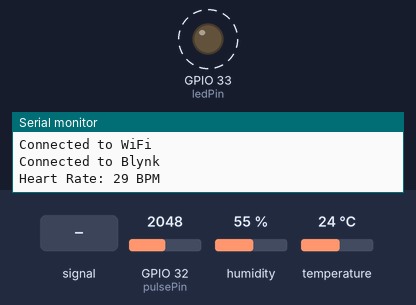
This sketch was run on a simulated ESP32. On the bench: output pins drawn as LEDs (lit = HIGH), the last lines printed to the serial monitor. Dashed ring = blinking. The inputs (shaded band) are chosen by the test bench; at power-on: GPIO 32 (pulsePin) = 2048, humidity 55 %, temperature 24 °C. WiFi joins after 1.5 s; servers stay silent unless stated.

Above: at 3.11 s.
3.6 s: GPIO 32 (pulsePin) set to 664
7.1 s: GPIO 32 (pulsePin) set to 550
At 8.1 s:
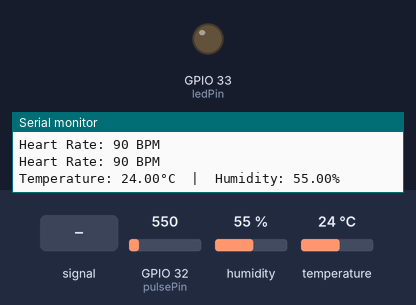
8.6 s: GPIO 32 (pulsePin) fed a 200 Hz sine of ±327 counts around its level
At 12.0 s:
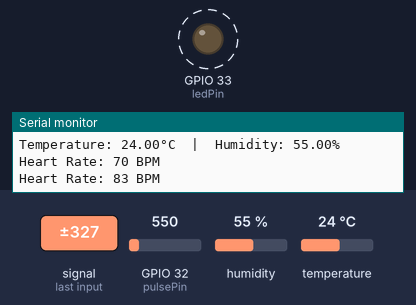
12.1 s: GPIO 32 (pulsePin) set to 491
At 12.7 s:
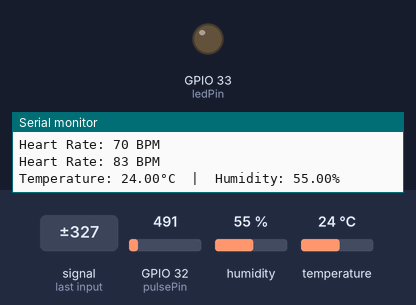
13.6 s: GPIO 32 (pulsePin) set to 640
At 14.1 s:
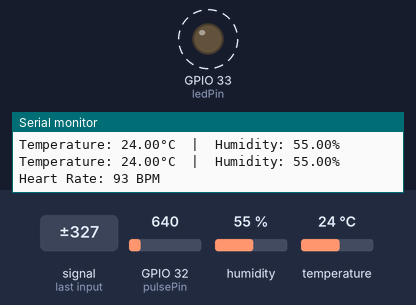
Timing chart, 0 to 18.1 s (numbered marks = the images above; inputs shaded):
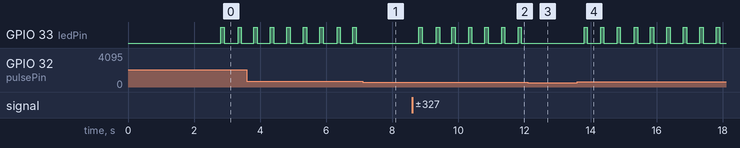

The sketch:

Livestock_Healthcare_Monitoring__DHT11_and_Pulse_Sensor_.ino
```cpp
#define BLYNK_TEMPLATE_ID "TMPL3n0TwXHgw"
#define BLYNK_TEMPLATE_NAME "Livestock Healthcare Monitoring"
#define BLYNK_AUTH_TOKEN "KdH_KqsPwkIIedbM-iQxaucVzNyAgIYm"

#define BLYNK_PRINT Serial
#include <WiFi.h>
#include <WiFiClient.h>
#include <BlynkSimpleEsp32.h>
#include <DHT.h>

// WiFi credentials
char auth[] = BLYNK_AUTH_TOKEN;
char ssid[] = "Siddhartha";  // WiFi Name
char pass[] = "98765432";    // WiFi Password

BlynkTimer timer;

// ********** DHT11 Sensor Setup **********
#define DHTPIN 27         // DHT11 Data Pin
#define DHTTYPE DHT11     // Define Sensor Type
DHT dht(DHTPIN, DHTTYPE);

// ********** Pulse Sensor Setup **********
const int pulsePin = 32; // Pulse Sensor Pin
const int ledPin = 33;   // LED Indicator
int pulseValue;          // Raw Pulse Sensor Value
int bpm;                 // Beats Per Minute

// ********** Function to Read DHT11 Sensor **********
void sendDHTData() {
  float h = dht.readHumidity();
  float t = dht.readTemperature();

  if (isnan(h) || isnan(t)) {
    Serial.println("Failed to read from DHT sensor!");
    return;
  }

  Serial.print("Temperature: ");
  Serial.print(t);
  Serial.print("°C  |  Humidity: ");
  Serial.print(h);
  Serial.println("%");

  // Send Data to Blynk
  Blynk.virtualWrite(V0, t);
  Blynk.virtualWrite(V1, h);
}

// ********** Function to Read Pulse Sensor **********
void sendPulseData() {
  pulseValue = analogRead(pulsePin);

  // If pulse is detected (threshold > 600), calculate BPM
  if (pulseValue > 600) {
    digitalWrite(ledPin, HIGH);
    delay(100);
    digitalWrite(ledPin, LOW);

    bpm = 60000 / pulseValue;  // Calculate BPM

    Serial.print("Heart Rate: ");
    Serial.print(bpm);
    Serial.println(" BPM");

    // Send BPM data to Blynk
    Blynk.virtualWrite(V2, bpm);
  }
}

void setup() {
  Serial.begin(115200);

  // Start DHT11 Sensor
  dht.begin();

  // Connect to WiFi
  WiFi.begin(ssid, pass);
  while (WiFi.status() != WL_CONNECTED) {
    delay(1000);
    Serial.println("Connecting to WiFi...");
  }
  Serial.println("Connected to WiFi");

  // Connect to Blynk
  Blynk.begin(auth, ssid, pass);
  while (!Blynk.connected()) {
    Serial.println("Connecting to Blynk...");
    delay(1000);
  }
  Serial.println("Connected to Blynk");

  // Pulse Sensor Setup
  pinMode(pulsePin, INPUT);
  pinMode(ledPin, OUTPUT);
  digitalWrite(ledPin, LOW);

  // Set Timers
  timer.setInterval(1000L, sendDHTData);  // Update DHT11 every 1 second
  timer.setInterval(500L, sendPulseData); // Update BPM every 500ms
}

void loop() {
  Blynk.run();
  timer.run();
}
```

Measured:
- the behaviour switches between 601 and 600 on GPIO 32 (pulsePin) (found by bisection; images 0 and 1)
- after the input at 7.1 s, GPIO 33 (ledPin): stops changing and stays LOW
- after the input at 8.6 s, GPIO 33 (ledPin): alternates HIGH for 0.10 s and LOW for 0.40 s, starting after 0.21 s
- after the input at 12.1 s, GPIO 33 (ledPin): stops changing and stays LOW
- after the input at 13.6 s, GPIO 33 (ledPin): alternates HIGH for 0.10 s and LOW for 0.40 s, starting after 0.21 s
- by itself, GPIO 33 (ledPin): alternates HIGH for 0.10 s and LOW for 0.40 s
